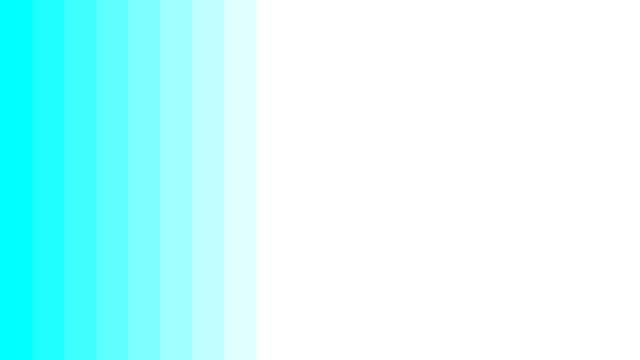
Frame 1 (no input)
Frame 60 (no input): identical to frame 1, image omitted
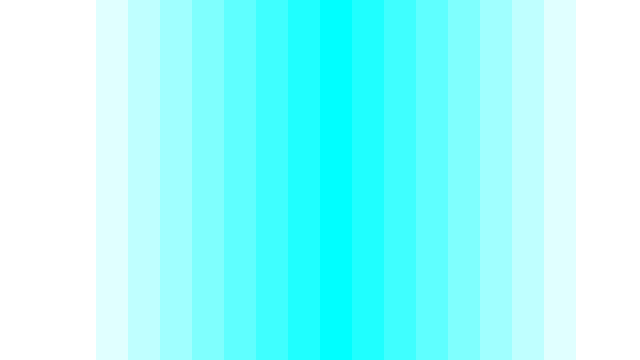
Frame 120 (the mouse pressed at the canvas centre since frame 60)

The p5.js sketch that drew these frames (run headless with seeded random() and noise() and a simulated clock; from frame 60 on, the mouse is pressed at the canvas centre):

// p5.js sketch
// ── sketch.js
function setup() {
	createCanvas(640, 360);
	noStroke();
}

function draw() {
	fill(mouseX);
	
	var columnNum = 20;
	var columnSize = width/columnNum;
	for (var x = 0; x <= width; x += columnSize) {
		if (x < mouseX) {
			fill(mouseX - x, 255, 255);
		} else {
			fill(x - mouseX, 255, 255);
		}
		rect(x, 0, columnSize, height);	
	}
}
